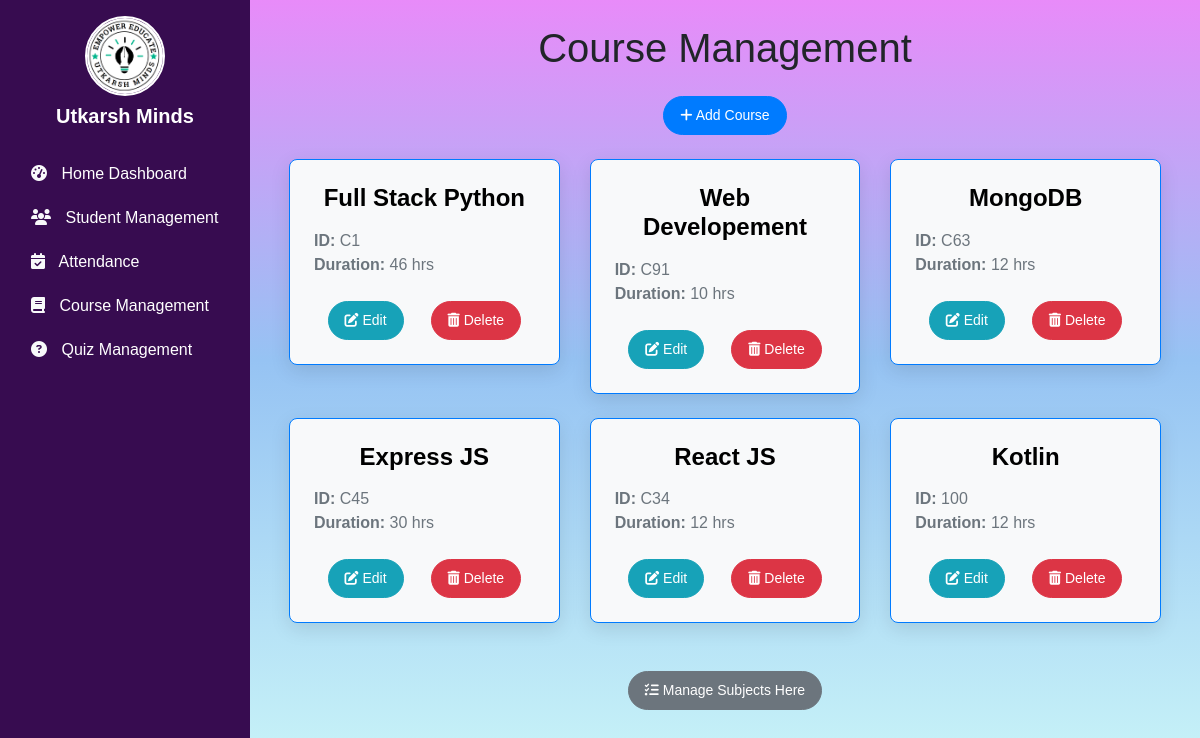
/coursemgt/, run on the app's committed database.
### coursemgt/models.py (models this page shows, shortened)
class Course(models.Model):
    c_id = models.TextField(primary_key=True)
    cname = models.CharField(max_length=255)
    cduration = models.IntegerField()

### coursemgt/views.py (the view)
# urls.py: path("", views.course_home, name="course_home"),
def course_home(request):
    courses = Course.objects.all()
    return render(request, "coursemgt/course_home.html", {'courses':courses})

### coursemgt/templates/coursemgt/course_home.html (shortened to what this page needs)
{% extends "base.html" %}
{% block linker %}
<link rel="stylesheet" href="/static/css/course_home.css">
{% endblock linker %}
{% block body %}
<h1 class="text-center mb-4">Course Management</h1>
<div class="container">
    <div class="text-center mb-4">
        <a href="{% url 'course_add' %}" class="btn btn-primary btn-lg">
            <i class="fas fa-plus"></i> Add Course
        </a>
    </div>
    <div class="row">
        {% for c in courses %}
        <div class="col-md-4 mb-4">
            <div class="card shadow-lg border-primary">
                <div class="card-body">
                    <h5 class="card-title text-center">{{ c.cname }}</h5>
                    <p class="card-text text-muted">
                        <strong>ID:</strong> {{ c.c_id }}<br>
                        <strong>Duration:</strong> {{ c.cduration }} hrs
                    </p>
                    <div class="d-flex justify-content-around">
                        <a href="/coursemgt/course_update/{{ c.c_id }}" class="btn btn-info">
                            <i class="fas fa-edit"></i> Edit
                        </a>
                        <a href="/coursemgt/course_delete/{{ c.c_id }}" class="btn btn-danger">
                            <i class="fas fa-trash-alt"></i> Delete
                        </a>
                    </div>
                </div>
            </div>
        </div>
        {% endfor %}
    </div>
    <div class="text-center mt-4">
        <a href="{% url 'subject_home' %}" class="btn btn-secondary btn-lg">
            <i class="fa-solid fa-list-check"></i> Manage Subjects Here
        </a>
    </div>
</div>
{% endblock body %}

### static/css/base_style.css (style rules this page uses)
body { margin: 0; padding: 0; font-family: "Quicksand", sans-serif; font-optical-sizing: auto; font-style: normal; }

### coursemgt/static/css/course_home.css (style rules this page uses)
.card { border: none; border-radius: 15px; overflow: hidden; transition: transform 0.3s, box-shadow 0.3s; box-shadow: 0 6px 20px rgba(0, 0, 0, 0.1); }
.card-title { font-size: 1.5rem; font-weight: bold; margin-bottom: 1rem; }
.card-text { font-size: 1rem; margin-bottom: 1.5rem; }
.btn { font-size: 0.875rem; padding: 0.5rem 1rem; border-radius: 30px; }
.btn-danger { background-color: #d9534f; border-color: #d43f3a; }

### coursemgt/templates/coursemgt/course_home.html (style rules this page uses)
body { font-family: 'Arial', sans-serif; }
.text-center { text-align: center; }
.mb-4 { margin-bottom: 1.5rem; }
.mt-4 { margin-top: 1.5rem; }
.btn-primary { background-color: #007bff; border-color: #007bff; color: white; }
.btn-secondary { background-color: #6c757d; border-color: #6c757d; color: white; }
.btn-info { background-color: #17a2b8; border-color: #17a2b8; color: white; }
.btn-danger { background-color: #dc3545; border-color: #dc3545; color: white; }
.card { border-radius: 0.5rem; overflow: hidden; background-color: #f8f9fa; border: 1px solid #dee2e6; transition: transform 0.3s, box-shadow 0.3s; }
.card-body { padding: 1.5rem; }
.card-title { font-size: 1.5rem; margin-bottom: 1rem; color: #000000; }
.card-text { font-size: 1rem; color: #6c757d; }

### templates/base.html (style rules this page uses)
body { background: rgb(204,247,248); background: linear-gradient(0deg, rgba(204,247,248,1) 0%, rgba(150,195,243,1) 55%, rgba(232,139,249,1) 100%); }
h5 { font-size: 1.25rem; font-weight: bold; }
.d-flex { display: flex; }
.min-vh-100 { min-height: 100vh; }

### data on the page
Course: cname "Full Stack Python", c_id "C1", cduration "46"
Course: cname "Web Developement", c_id "C91", cduration "10"
Course: cname "MongoDB", c_id "C63", cduration "12"
Course: cname "Express JS", c_id "C45", cduration "30"
Course: cname "React JS", c_id "C34", cduration "12"
Course: cname "Kotlin", c_id "100", cduration "12"
